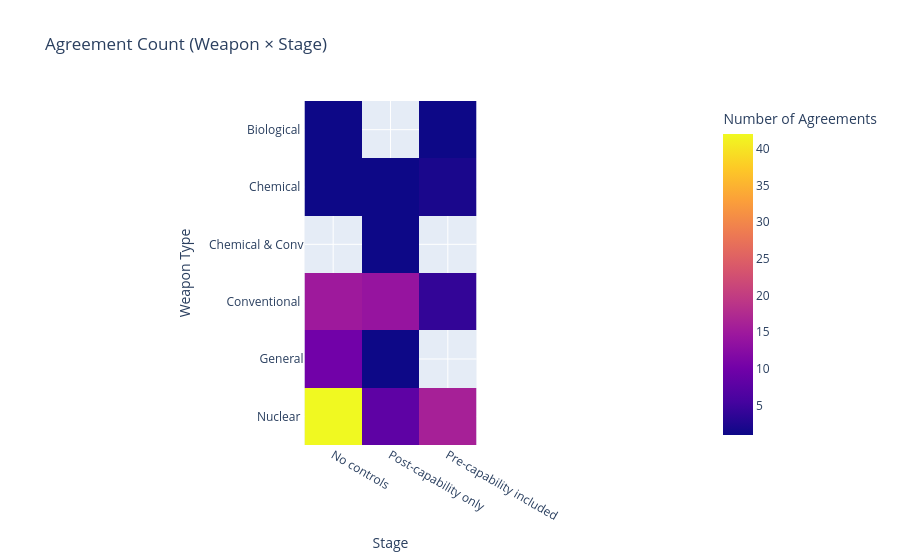

Notebook cell for this chart:
### Code cell
heat_counts = idx.groupby(['weapon_name', 'stage']).size().reset_index(name='count')
t = "Agreement Count (Weapon × Stage)"
pivot_counts = heat_counts.pivot(
    index='weapon_name',
    columns='stage',
    values='count'
)

fig4 = px.imshow(
    pivot_counts,
    labels=dict(x="Stage", y="Weapon Type", color="Number of Agreements"),
    title=t
)
fig1.write_html(f"res/{t.replace(' ', '_')}.html", full_html=True, include_plotlyjs="inline")
fig1.write_image(f"res/{t.replace(' ', '_')}.png")

fig4.show()

### Figure 1 — Plotly figure (JSON) as saved in the notebook; plotly's stock layout.template omitted (floating-point values rounded to 4 significant figures)
{"data": [{"coloraxis": "coloraxis", "hovertemplate": "Stage: %{x}<br>Weapon Type: %{y}<br>Number of Agreements: %{z}<extra></extra>", "name": "0", "type": "heatmap", "x": ["No controls", "Post-capability only", "Pre-capability included"], "xaxis": "x", "y": ["Biological ", "Chemical ", "Chemical & Conv", "Conventional ", "General", "Nuclear "], "yaxis": "y", "z": [[1.0, NaN, 1.0], [1.0, 1.0, 2.0], [NaN, 1.0, NaN], [15.0, 14.0, 4.0], [10.0, 1.0, NaN], [42.0, 8.0, 16.0]]}], "layout": {"coloraxis": {"colorbar": {"title": {"text": "Number of Agreements"}}, "colorscale": [[0, "#0d0887"], [0.1111, "#46039f"], [0.2222, "#7201a8"], [0.3333, "#9c179e"], [0.4444, "#bd3786"], [0.5556, "#d8576b"], [0.6667, "#ed7953"], [0.7778, "#fb9f3a"], [0.8889, "#fdca26"], [1, "#f0f921"]]}, "title": {"text": "Agreement Count (Weapon × Stage)"}, "xaxis": {"anchor": "y", "constrain": "domain", "domain": [0, 1], "scaleanchor": "y", "title": {"text": "Stage"}}, "yaxis": {"anchor": "x", "autorange": "reversed", "constrain": "domain", "domain": [0, 1], "title": {"text": "Weapon Type"}}}}
